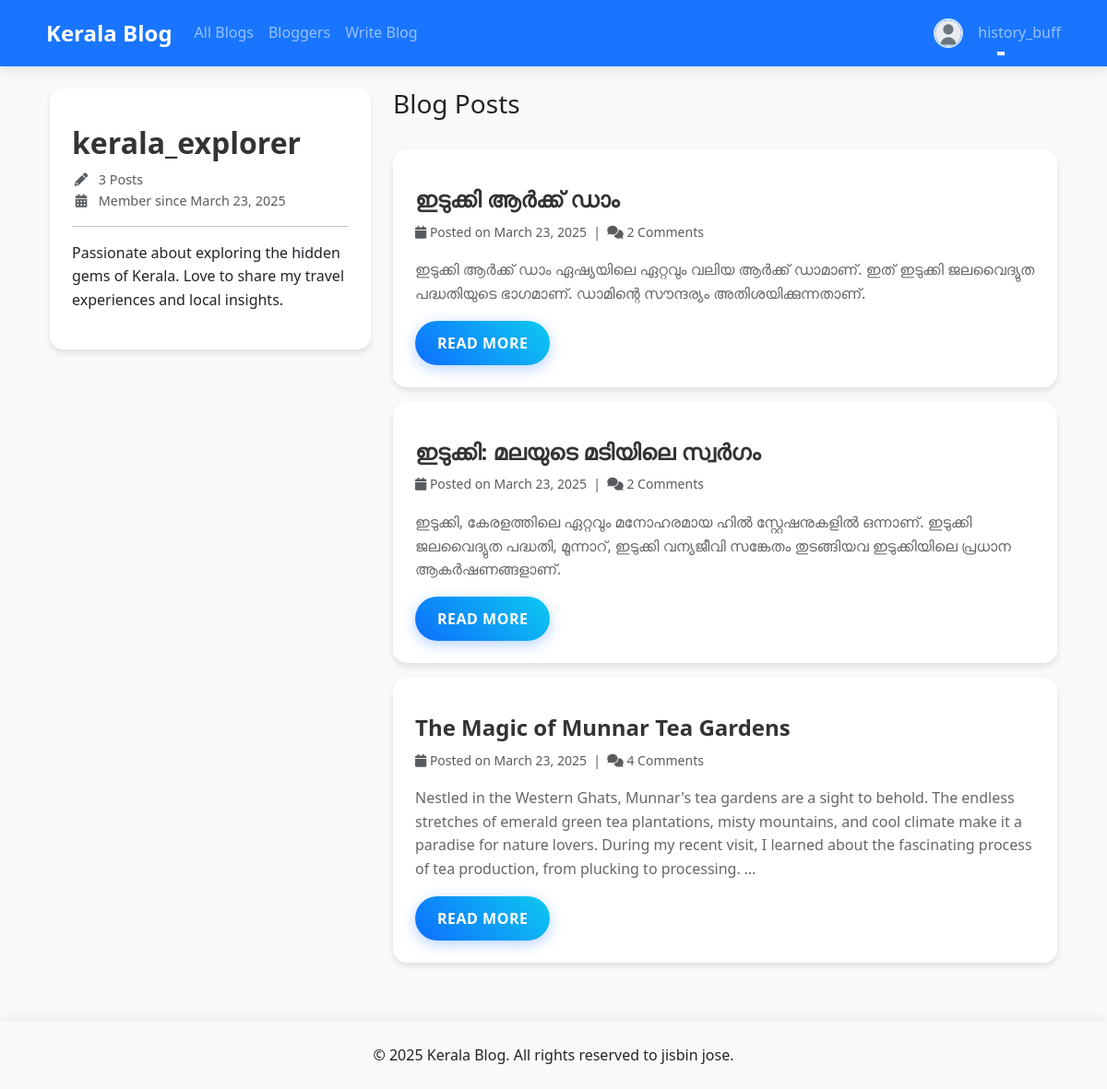
The app's page /blog/blogger/9 (signed in) with its own data.
### blog_app/models.py (models this page shows, shortened)
class Blogger(models.Model):
    user = models.OneToOneField(User, on_delete=models.CASCADE)
    bio = models.TextField(max_length=1000, help_text="Enter your bio details here.")
    profile_pic = models.ImageField(upload_to='profile_pics/', null=True, blank=True)

class Blog(models.Model):
    title = models.CharField(max_length=200)
    author = models.ForeignKey(Blogger, on_delete=models.CASCADE)
    content = models.TextField(help_text="Write your blog content here")
    post_date = models.DateTimeField(default=timezone.now)
    image = models.ImageField(upload_to='blog_images/', null=True, blank=True)
    likes = models.ManyToManyField(User, related_name='blog_likes', blank=True)
    class Meta:
        ordering = ['-post_date']

### blog_app/views.py (the view)
# urls.py: path('blogger/<int:pk>', views.blogger_detail, name='blogger-detail'),
def blogger_detail(request, pk):
    blogger = get_object_or_404(Blogger, pk=pk)
    blogs = blogger.blog_set.order_by('-post_date')
    return render(request, 'blog_app/blogger_detail.html', {
        'blogger': blogger,
        'blogs': blogs
    })

### templates/blog_app/blogger_detail.html (shortened to what this page needs)
{% extends "base.html" %}
{% block content %}
<div class="container">
    <div class="row">
        <div class="col-md-4">
            <div class="card">
                <div class="card-body">
                    <h2 class="card-title">{{ blogger.user.username }}</h2>
                    <p class="card-text text-muted">
                        <i class="fas fa-pencil-alt"></i> {{ blogs|length }} Posts
                        <br>
                        <i class="fas fa-calendar-alt"></i> Member since {{ blogger.user.date_joined|date:"F j, Y" }}
                    </p>
                    <hr>
                    <p class="card-text">{{ blogger.bio|linebreaks }}</p>
                </div>
            </div>
        </div>
        <div class="col-md-8">
            <div class="d-flex justify-content-between align-items-center mb-4">
                <h3>Blog Posts</h3>
            </div>
            {% for blog in blogs %}
            <div class="card mb-3">
                <div class="card-body">
                    <h4 class="card-title">{{ blog.title }}</h4>
                    <p class="card-text">
                        <small class="text-muted">
                            <i class="fas fa-calendar"></i> Posted on {{ blog.post_date|date:"F j, Y" }}
                            &nbsp;|&nbsp;
                            <i class="fas fa-comments"></i> {{ blog.comments.count }} Comments
                        </small>
                    </p>
                    <p class="card-text">{{ blog.content|truncatewords:50 }}</p>
                    <div class="d-flex justify-content-between align-items-center">
                        <a href="{% url 'blog-detail' blog.pk %}" class="btn btn-primary">Read More</a>
                    </div>
                </div>
            </div>
            {% empty %}
            <div class="alert alert-info">
                <i class="fas fa-info-circle"></i> This blogger hasn't written any posts yet.
            </div>
            {% endfor %}
        </div>
    </div>
</div>
{% endblock %}

### templates/base.html (shortened to what this page needs)
<!DOCTYPE html>
<html lang="en">
<head>
    <link href="https://cdn.jsdelivr.net/npm/bootstrap@5.3.0/dist/css/bootstrap.min.css" rel="stylesheet">
    <link rel="stylesheet" href="https://cdnjs.cloudflare.com/ajax/libs/font-awesome/6.0.0/css/all.min.css">
    {% load static %}
    <link rel="stylesheet" href="{% static 'css/styles.css' %}">
</head>
<body>
    <nav class="navbar navbar-expand-lg navbar-dark bg-primary mb-4 sticky-top">
        <div class="container">
            <a class="navbar-brand d-flex align-items-center" href="{% url 'index' %}">
                Kerala Blog
            </a>
            <div class="collapse navbar-collapse" id="navbarNav">
                <ul class="navbar-nav me-auto">
                    <li class="nav-item">
                        <a class="nav-link" href="{% url 'blogs' %}">All Blogs</a>
                    </li>
                    <li class="nav-item">
                        <a class="nav-link" href="{% url 'bloggers' %}">Bloggers</a>
                    </li>
                    {% if user.is_authenticated %}
                    <li class="nav-item">
                        <a class="nav-link" href="{% url 'blog-create' %}">Write Blog</a>
                    </li>
                    {% endif %}
                </ul>
                <ul class="navbar-nav">
                    {% if user.is_authenticated %}
                    <li class="nav-item dropdown">
                        <a class="nav-link dropdown-toggle d-flex align-items-center" href="#" id="navbarDropdown" role="button" data-bs-toggle="dropdown" aria-expanded="false">
                            {% if user.blogger.profile_pic %}
                                <img src="{{ user.blogger.profile_pic.url }}" alt="{{ user.username }}" class="profile-pic">
                            {% else %}
                                <img src="{% static 'images/default-profile.svg' %}" alt="{{ user.username }}" class="profile-pic">
                            {% endif %}
                            <span class="ms-2">{{ user.username }}</span>
                        </a>
                    </li>
                    {% endif %}
                </ul>
            </div>
        </div>
    </nav>
    <main class="container mt-4">
        {% block content %}{% endblock %}
    </main>
    <footer class="bg-light mt-5 py-4">
        <div class="container text-center">
            <p class="mb-0">&copy; 2025 Kerala Blog. All rights reserved to jisbin jose.</p>
        </div>
    </footer>
</body>
</html>

### static/css/styles.css (style rules this page uses)
body { font-family: 'Segoe UI', Tahoma, Geneva, Verdana, sans-serif; line-height: 1.6; overflow-x: hidden; background-color: #f8f9fa; }
h1, h2, h3, h4, h5, h6 { word-wrap: break-word; animation: fadeIn 0.8s ease-out; }
.card { transition: all 0.4s cubic-bezier(0.4, 0, 0.2, 1); margin-bottom: 1.5rem; border: none; box-shadow: 0 4px 6px rgba(0, 0, 0, 0.1); background: rgba(255, 255, 255, 0.95); backdrop-filter: blur(10px); border-radius: 15px; overflow: hidden; }
.card-body { padding: 1.5rem; }
.navbar { box-shadow: 0 4px 12px rgba(0, 0, 0, 0.1); padding: 0.75rem 0; background: rgba(13, 110, 253, 0.95) !important; backdrop-filter: blur(10px); transition: all 0.3s ease; }
.navbar-brand { font-weight: 700; font-size: 1.5rem; animation: slideIn 0.5s ease-out; }
.nav-link { padding: 0.5rem 1rem; transition: all 0.3s ease; position: relative; }
.nav-link::after { content: ''; position: absolute; bottom: 0; left: 50%; width: 0; height: 2px; background: white; transition: all 0.3s ease; transform: translateX(-50%); }
.profile-pic { width: 32px; height: 32px; border-radius: 50%; object-fit: cover; border: 2px solid rgba(255, 255, 255, 0.8); margin-right: 8px; transition: all 0.3s ease; }
.btn { padding: 0.75rem 1.5rem; border-radius: 50px; font-weight: 600; transition: all 0.3s ease; text-transform: uppercase; letter-spacing: 0.5px; }
.btn-primary { background: linear-gradient(45deg, #0d6efd, #0dcaf0); border: none; box-shadow: 0 4px 15px rgba(13, 110, 253, 0.3); }
footer { background: rgba(248, 249, 250, 0.95) !important; backdrop-filter: blur(10px); padding: 2rem 0; margin-top: 4rem; box-shadow: 0 -4px 12px rgba(0, 0, 0, 0.05); }
@media (min-width: 576px) { .container { max-width: 540px; } }
@media (min-width: 768px) { .container { max-width: 720px; } }
@media (min-width: 992px) { .container { max-width: 960px; } }
@media (min-width: 1200px) { .container { max-width: 1140px; } }
.card-title { font-weight: 600; margin-top: 1rem; color: #333; }
.card-text { color: #666; line-height: 1.6; }
.card-text.text-muted { font-size: 0.9rem; }
.card-text.text-muted i { width: 20px; text-align: center; margin-right: 5px; }

### records on screen
Blogger: user.username "kerala_explorer", user.date_joined "March 23, 2025", bio "Passionate about exploring the hidden gems of Kerala. Love to share my travel experiences and local insights."
Blog: title "ഇടുക്കി ആർക്ക് ഡാം", post_date "March 23, 2025", comments.count "2", content "ഇടുക്കി ആർക്ക് ഡാം ഏഷ്യയിലെ ഏറ്റവും വലിയ ആർക്ക് ഡാമാണ്. ഇത് ഇടുക്കി ജലവൈദ്യുത പദ്ധതിയുടെ ഭാഗമാണ്. ഡാമിന്റെ സൗന്ദര്യം അതിശയിക്കുന്നതാണ്."
Blog: title "ഇടുക്കി: മലയുടെ മടിയിലെ സ്വർഗം", post_date "March 23, 2025", comments.count "2", content "ഇടുക്കി, കേരളത്തിലെ ഏറ്റവും മനോഹരമായ ഹില്‍ സ്റ്റേഷനുകളില്‍ ഒന്നാണ്. ഇടുക്കി ജലവൈദ്യുത പദ്ധതി, മൂന്നാറ്, ഇടുക്കി വന്യജീവി സങ്കേതം തുടങ്ങിയവ ഇടുക്കിയിലെ പ്രധാന ആകർഷണങ്ങളാണ്."
Blog: title "The Magic of Munnar Tea Gardens", post_date "March 23, 2025", comments.count "4", content "Nestled in the Western Ghats, Munnar's tea gardens are a sight to behold. The endless stretches of emerald green tea plantations, misty mountains, and cool climate make it a paradise for nature lovers. During my recent visit, I learned about the fascinating process of tea production, from plucking to processing. …"

### other values on screen
{{ user.username }} "history_buff"
{{ blogs|length }} "3"
